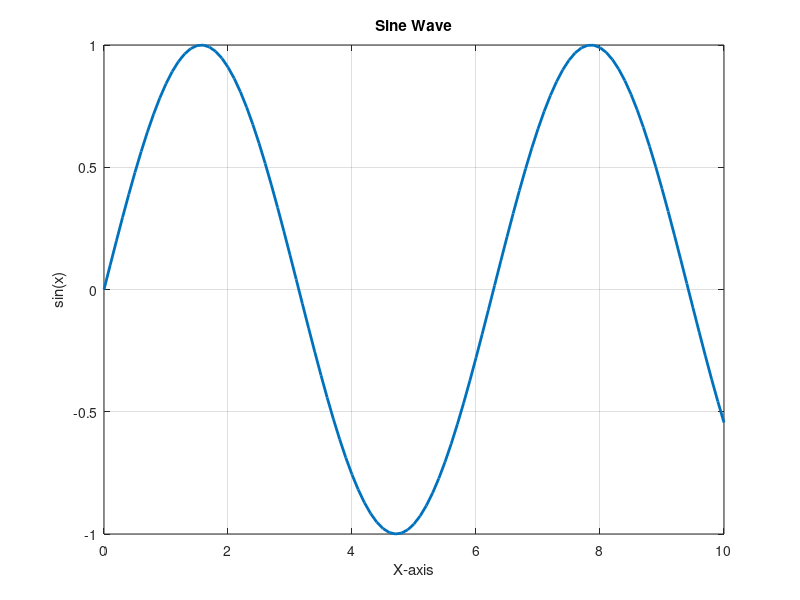

Here is the MATLAB script that generated this plot:
clc;
clear;
close all;
disp('Welcome to MATLAB');
A=[1 2 3;
    4 5 6;
    7 8 9];
disp('Matrix A');
disp(A);
B=A+5;
disp('Matrix B');
disp(B);
x=0:0.1:10;
y=sin(x);
figure;
plot(x,y,'LineWidth',2);
grid on;
xlabel('X-axis');
ylabel('sin(x)');
title('Sine Wave');
disp('Installed MATLAB Toolboxes');
